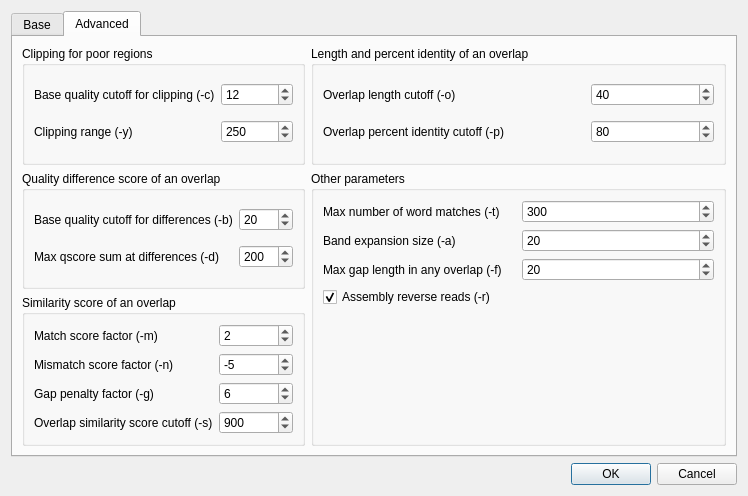
<?xml version="1.0" encoding="UTF-8"?>
<ui version="4.0">
 <class>CAP3SupportDialog</class>
 <widget class="QDialog" name="CAP3SupportDialog">
  <property name="geometry">
   <rect>
    <x>0</x>
    <y>0</y>
    <width>748</width>
    <height>496</height>
   </rect>
  </property>
  <property name="windowTitle">
   <string>Contig Assembly with CAP3</string>
  </property>
  <layout class="QGridLayout" name="gridLayout_6">
   <property name="sizeConstraint">
    <enum>QLayout::SetMinAndMaxSize</enum>
   </property>
   <item row="0" column="0" colspan="2">
    <widget class="QTabWidget" name="tabWidget">
     <property name="currentIndex">
      <number>1</number>
     </property>
     <widget class="QWidget" name="tab">
      <attribute name="title">
       <string>Base</string>
      </attribute>
      <layout class="QVBoxLayout" name="verticalLayout">
       <item>
        <widget class="QLabel" name="label">
         <property name="text">
          <string>Input files (long DNA reads to assembly)</string>
         </property>
        </widget>
       </item>
       <item>
        <layout class="QGridLayout" name="gridLayout">
         <item row="0" column="0" rowspan="4">
          <widget class="QListWidget" name="seqList">
           <property name="toolTip">
            <string>&lt;!DOCTYPE HTML PUBLIC &quot;-//W3C//DTD HTML 4.0//EN&quot; &quot;http://www.w3.org/TR/REC-html40/strict.dtd&quot;&gt;
&lt;html&gt;&lt;head&gt;&lt;meta name=&quot;qrichtext&quot; content=&quot;1&quot; /&gt;&lt;style type=&quot;text/css&quot;&gt;
p, li { white-space: pre-wrap; }
&lt;/style&gt;&lt;/head&gt;&lt;body style=&quot; font-family:'Ubuntu'; font-size:11pt; font-weight:400; font-style:normal;&quot;&gt;
&lt;p style=&quot; margin-top:0px; margin-bottom:0px; margin-left:0px; margin-right:0px; -qt-block-indent:0; text-indent:0px;&quot;&gt;Sequences in FASTA or FASTQ formats are supported. &lt;/p&gt;
&lt;p style=&quot; margin-top:0px; margin-bottom:0px; margin-left:0px; margin-right:0px; -qt-block-indent:0; text-indent:0px;&quot;&gt;The quality scores for FASTA sequences can be provided in an additional file. The file must be located in the same folder as the original sequences and have the same name as FASTA file, but another extention: &lt;span style=&quot; font-weight:600; font-style:italic;&quot;&gt;.qual&lt;/span&gt;&lt;/p&gt;&lt;/body&gt;&lt;/html&gt;</string>
           </property>
          </widget>
         </item>
         <item row="0" column="1">
          <widget class="QPushButton" name="addButton">
           <property name="text">
            <string>Add</string>
           </property>
          </widget>
         </item>
         <item row="1" column="1">
          <widget class="QPushButton" name="removeButton">
           <property name="text">
            <string>Remove</string>
           </property>
          </widget>
         </item>
         <item row="2" column="1">
          <widget class="QPushButton" name="removeAllButton">
           <property name="text">
            <string>Remove All</string>
           </property>
          </widget>
         </item>
         <item row="3" column="1">
          <spacer name="verticalSpacer_2">
           <property name="orientation">
            <enum>Qt::Vertical</enum>
           </property>
           <property name="sizeHint" stdset="0">
            <size>
             <width>20</width>
             <height>40</height>
            </size>
           </property>
          </spacer>
         </item>
        </layout>
       </item>
       <item>
        <widget class="QLabel" name="label_2">
         <property name="text">
          <string>Result contig</string>
         </property>
        </widget>
       </item>
       <item>
        <layout class="QHBoxLayout" name="horizontalLayout">
         <item>
          <widget class="QLineEdit" name="outputPathLineEdit">
           <property name="toolTip">
            <string>Path to result contig alignment in ACE format.</string>
           </property>
           <property name="readOnly">
            <bool>true</bool>
           </property>
          </widget>
         </item>
         <item>
          <widget class="QToolButton" name="specifyOutputPathButton">
           <property name="text">
            <string>...</string>
           </property>
          </widget>
         </item>
        </layout>
       </item>
      </layout>
     </widget>
     <widget class="QWidget" name="tab_2">
      <attribute name="title">
       <string>Advanced</string>
      </attribute>
      <layout class="QGridLayout" name="gridLayout_2">
       <item row="0" column="0">
        <widget class="QGroupBox" name="groupBox_3">
         <property name="title">
          <string>Clipping for poor regions</string>
         </property>
         <layout class="QGridLayout" name="gridLayout_4">
          <item row="0" column="0">
           <widget class="QLabel" name="label_5">
            <property name="text">
             <string>Base quality cutoff for clipping (-c)</string>
            </property>
           </widget>
          </item>
          <item row="0" column="1">
           <widget class="QSpinBox" name="baseQualityClipCutoffBox">
            <property name="minimum">
             <number>6</number>
            </property>
            <property name="value">
             <number>12</number>
            </property>
           </widget>
          </item>
          <item row="1" column="0">
           <widget class="QLabel" name="label_8">
            <property name="text">
             <string>Clipping range (-y)</string>
            </property>
           </widget>
          </item>
          <item row="1" column="1">
           <widget class="QSpinBox" name="clippingRangeBox">
            <property name="minimum">
             <number>6</number>
            </property>
            <property name="maximum">
             <number>1000</number>
            </property>
            <property name="value">
             <number>250</number>
            </property>
           </widget>
          </item>
         </layout>
        </widget>
       </item>
       <item row="0" column="1" colspan="2">
        <widget class="QGroupBox" name="groupBox_6">
         <property name="title">
          <string>Length and percent identity of an overlap</string>
         </property>
         <layout class="QGridLayout" name="gridLayout_7">
          <item row="0" column="0">
           <widget class="QLabel" name="label_12">
            <property name="text">
             <string>Overlap length cutoff (-o)</string>
            </property>
           </widget>
          </item>
          <item row="0" column="2">
           <widget class="QSpinBox" name="overlapLengthCutoffBox">
            <property name="minimum">
             <number>16</number>
            </property>
            <property name="maximum">
             <number>65535</number>
            </property>
            <property name="value">
             <number>40</number>
            </property>
           </widget>
          </item>
          <item row="1" column="0" colspan="2">
           <widget class="QLabel" name="label_15">
            <property name="text">
             <string>Overlap percent identity cutoff (-p)</string>
            </property>
           </widget>
          </item>
          <item row="1" column="2">
           <widget class="QSpinBox" name="overlapPercentIdentityBox">
            <property name="minimum">
             <number>66</number>
            </property>
            <property name="maximum">
             <number>65535</number>
            </property>
            <property name="value">
             <number>80</number>
            </property>
           </widget>
          </item>
         </layout>
        </widget>
       </item>
       <item row="1" column="0">
        <widget class="QGroupBox" name="groupBox_2">
         <property name="title">
          <string>Quality difference score of an overlap</string>
         </property>
         <layout class="QGridLayout" name="gridLayout_3">
          <item row="0" column="0">
           <widget class="QLabel" name="label_4">
            <property name="text">
             <string>Base quality cutoff for differences (-b)</string>
            </property>
           </widget>
          </item>
          <item row="0" column="1">
           <widget class="QSpinBox" name="baseQualityDiffCutoffBox">
            <property name="minimum">
             <number>16</number>
            </property>
            <property name="value">
             <number>20</number>
            </property>
           </widget>
          </item>
          <item row="1" column="1">
           <widget class="QSpinBox" name="maxQScoreDiffBox">
            <property name="minimum">
             <number>21</number>
            </property>
            <property name="maximum">
             <number>1000</number>
            </property>
            <property name="value">
             <number>200</number>
            </property>
           </widget>
          </item>
          <item row="1" column="0">
           <widget class="QLabel" name="label_6">
            <property name="text">
             <string>Max qscore sum at differences (-d)</string>
            </property>
           </widget>
          </item>
         </layout>
        </widget>
       </item>
       <item row="1" column="1" rowspan="2" colspan="2">
        <widget class="QGroupBox" name="groupBox">
         <property name="title">
          <string>Other parameters</string>
         </property>
         <layout class="QGridLayout" name="gridLayout_8">
          <item row="0" column="0">
           <widget class="QLabel" name="label_7">
            <property name="text">
             <string>Max number of word matches (-t)</string>
            </property>
           </widget>
          </item>
          <item row="0" column="1">
           <widget class="QSpinBox" name="maxNumWordMatchesBox">
            <property name="minimum">
             <number>31</number>
            </property>
            <property name="maximum">
             <number>1000</number>
            </property>
            <property name="value">
             <number>300</number>
            </property>
           </widget>
          </item>
          <item row="1" column="0">
           <widget class="QLabel" name="label_3">
            <property name="text">
             <string>Band expansion size (-a)</string>
            </property>
           </widget>
          </item>
          <item row="1" column="1">
           <widget class="QSpinBox" name="bandExpansionBox">
            <property name="toolTip">
             <string/>
            </property>
            <property name="whatsThis">
             <string/>
            </property>
            <property name="minimum">
             <number>10</number>
            </property>
            <property name="maximum">
             <number>65535</number>
            </property>
            <property name="value">
             <number>20</number>
            </property>
           </widget>
          </item>
          <item row="2" column="0">
           <widget class="QLabel" name="maxGapLengthInOverlapLabel">
            <property name="text">
             <string>Max gap length in any overlap (-f)</string>
            </property>
           </widget>
          </item>
          <item row="2" column="1">
           <widget class="QSpinBox" name="maxGapLengthBox">
            <property name="minimum">
             <number>2</number>
            </property>
            <property name="maximum">
             <number>65535</number>
            </property>
            <property name="value">
             <number>20</number>
            </property>
           </widget>
          </item>
          <item row="3" column="0">
           <widget class="QCheckBox" name="reverseReadsBox">
            <property name="text">
             <string>Assembly reverse reads (-r)</string>
            </property>
            <property name="checked">
             <bool>true</bool>
            </property>
           </widget>
          </item>
          <item row="4" column="0">
           <spacer name="verticalSpacer">
            <property name="orientation">
             <enum>Qt::Vertical</enum>
            </property>
            <property name="sizeHint" stdset="0">
             <size>
              <width>20</width>
              <height>40</height>
             </size>
            </property>
           </spacer>
          </item>
         </layout>
        </widget>
       </item>
       <item row="2" column="0">
        <widget class="QGroupBox" name="groupBox_4">
         <property name="title">
          <string>Similarity score of an overlap</string>
         </property>
         <layout class="QGridLayout" name="gridLayout_5">
          <item row="1" column="0">
           <widget class="QLabel" name="label_11">
            <property name="text">
             <string>Mismatch score factor (-n)</string>
            </property>
           </widget>
          </item>
          <item row="1" column="1">
           <widget class="QSpinBox" name="mismatchScoreFactorBox">
            <property name="minimum">
             <number>-65536</number>
            </property>
            <property name="maximum">
             <number>-1</number>
            </property>
            <property name="value">
             <number>-5</number>
            </property>
           </widget>
          </item>
          <item row="4" column="0">
           <widget class="QLabel" name="OverlapSimilarityScoreCutoffLabel">
            <property name="text">
             <string>Overlap similarity score cutoff (-s)</string>
            </property>
           </widget>
          </item>
          <item row="4" column="1">
           <widget class="QSpinBox" name="overlapSimilarityScoreCutoffBox">
            <property name="minimum">
             <number>251</number>
            </property>
            <property name="maximum">
             <number>1000</number>
            </property>
            <property name="value">
             <number>900</number>
            </property>
           </widget>
          </item>
          <item row="3" column="0">
           <widget class="QLabel" name="label_13">
            <property name="text">
             <string>Gap penalty factor (-g)</string>
            </property>
           </widget>
          </item>
          <item row="0" column="0">
           <widget class="QLabel" name="MaxNumbeOfWordMismatchesBox">
            <property name="text">
             <string>Match score factor (-m)</string>
            </property>
           </widget>
          </item>
          <item row="3" column="1">
           <widget class="QSpinBox" name="gapPenaltyFactorBox">
            <property name="minimum">
             <number>1</number>
            </property>
            <property name="maximum">
             <number>100</number>
            </property>
            <property name="value">
             <number>6</number>
            </property>
           </widget>
          </item>
          <item row="0" column="1">
           <widget class="QSpinBox" name="matchScoreFactorBox">
            <property name="minimum">
             <number>1</number>
            </property>
            <property name="maximum">
             <number>65535</number>
            </property>
            <property name="value">
             <number>2</number>
            </property>
           </widget>
          </item>
         </layout>
        </widget>
       </item>
      </layout>
     </widget>
    </widget>
   </item>
   <item row="1" column="0" colspan="2">
    <widget class="QDialogButtonBox" name="buttonBox">
     <property name="standardButtons">
      <set>QDialogButtonBox::Cancel|QDialogButtonBox::Ok</set>
     </property>
    </widget>
   </item>
  </layout>
 </widget>
 <tabstops>
  <tabstop>tabWidget</tabstop>
  <tabstop>baseQualityClipCutoffBox</tabstop>
  <tabstop>clippingRangeBox</tabstop>
  <tabstop>overlapLengthCutoffBox</tabstop>
  <tabstop>overlapPercentIdentityBox</tabstop>
  <tabstop>baseQualityDiffCutoffBox</tabstop>
  <tabstop>maxQScoreDiffBox</tabstop>
  <tabstop>maxNumWordMatchesBox</tabstop>
  <tabstop>bandExpansionBox</tabstop>
  <tabstop>maxGapLengthBox</tabstop>
  <tabstop>matchScoreFactorBox</tabstop>
  <tabstop>mismatchScoreFactorBox</tabstop>
  <tabstop>gapPenaltyFactorBox</tabstop>
  <tabstop>overlapSimilarityScoreCutoffBox</tabstop>
  <tabstop>reverseReadsBox</tabstop>
  <tabstop>seqList</tabstop>
  <tabstop>addButton</tabstop>
  <tabstop>removeButton</tabstop>
  <tabstop>removeAllButton</tabstop>
  <tabstop>outputPathLineEdit</tabstop>
  <tabstop>specifyOutputPathButton</tabstop>
 </tabstops>
 <resources/>
 <connections>
  <connection>
   <sender>buttonBox</sender>
   <signal>accepted()</signal>
   <receiver>CAP3SupportDialog</receiver>
   <slot>accept()</slot>
   <hints>
    <hint type="sourcelabel">
     <x>370</x>
     <y>475</y>
    </hint>
    <hint type="destinationlabel">
     <x>370</x>
     <y>247</y>
    </hint>
   </hints>
  </connection>
  <connection>
   <sender>buttonBox</sender>
   <signal>rejected()</signal>
   <receiver>CAP3SupportDialog</receiver>
   <slot>reject()</slot>
   <hints>
    <hint type="sourcelabel">
     <x>370</x>
     <y>475</y>
    </hint>
    <hint type="destinationlabel">
     <x>370</x>
     <y>247</y>
    </hint>
   </hints>
  </connection>
 </connections>
</ui>
